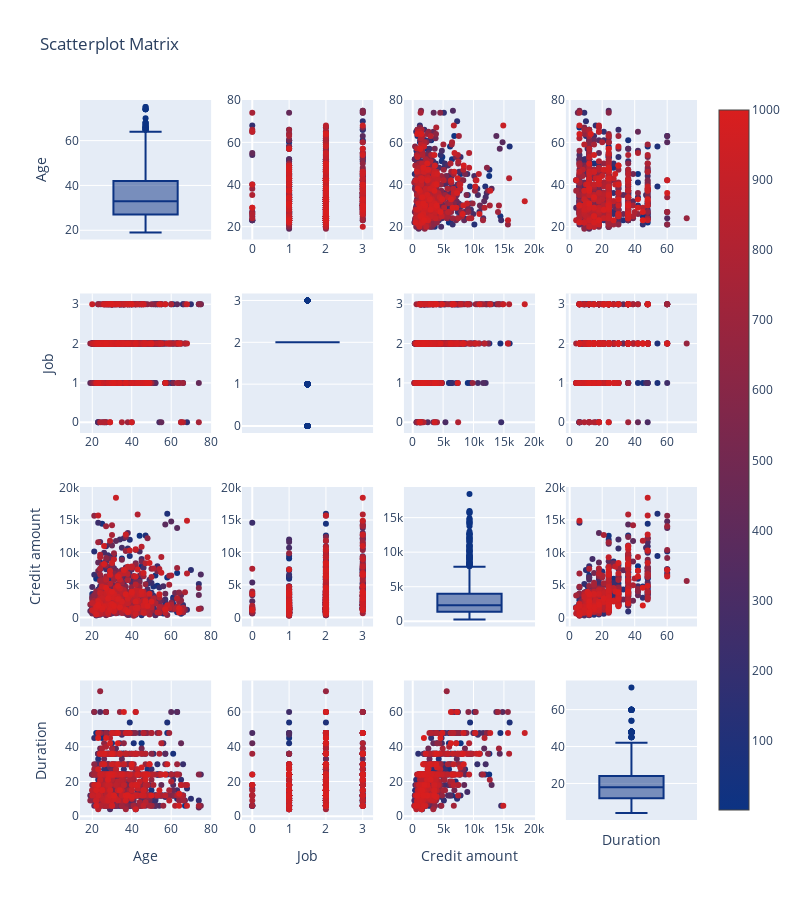

Notebook code for this chart:
### Code cell
# import figure factory
import plotly.figure_factory as ff

data_matrix = credit_df.loc[:,["Age","Job", "Credit amount", 'Duration']]
data_matrix["index"] = np.arange(1,len(data_matrix)+1)
# scatter matrix
fig = ff.create_scatterplotmatrix(data_matrix, diag='box', index='index',colormap='Portland',
                                  colormap_type='cat',
                                  height=900, width=800)
py.iplot(fig)

### Figure 1 — Plotly figure (JSON) as saved in the notebook; plotly's stock layout.template omitted (floating-point values rounded to 4 significant figures; data arrays with more than 128 entries replaced by an {"elided": "..."} marker saying what was removed)
{"data": [{"marker": {"color": "rgb(12, 51, 131)"}, "showlegend": false, "type": "box", "xaxis": "x", "y": {"elided": "1000 int values"}, "yaxis": "y"}, {"marker": {"color": {"elided": "1000 int values"}, "colorscale": [[0, "rgb(12, 51, 131)"], [1, "rgb(217, 30, 30)"]], "showscale": true, "size": 6}, "mode": "markers", "showlegend": false, "type": "scatter", "x": {"elided": "1000 int values"}, "xaxis": "x2", "y": {"elided": "1000 int values"}, "yaxis": "y2"}, {"marker": {"color": {"elided": "1000 int values"}, "colorscale": [[0, "rgb(12, 51, 131)"], [1, "rgb(217, 30, 30)"]], "showscale": false, "size": 6}, "mode": "markers", "showlegend": false, "type": "scatter", "x": {"elided": "1000 int values"}, "xaxis": "x3", "y": {"elided": "1000 int values"}, "yaxis": "y3"}, {"marker": {"color": {"elided": "1000 int values"}, "colorscale": [[0, "rgb(12, 51, 131)"], [1, "rgb(217, 30, 30)"]], "showscale": false, "size": 6}, "mode": "markers", "showlegend": false, "type": "scatter", "x": {"elided": "1000 int values"}, "xaxis": "x4", "y": {"elided": "1000 int values"}, "yaxis": "y4"}, {"marker": {"color": {"elided": "1000 int values"}, "colorscale": [[0, "rgb(12, 51, 131)"], [1, "rgb(217, 30, 30)"]], "showscale": false, "size": 6}, "mode": "markers", "showlegend": false, "type": "scatter", "x": {"elided": "1000 int values"}, "xaxis": "x5", "y": {"elided": "1000 int values"}, "yaxis": "y5"}, {"marker": {"color": "rgb(12, 51, 131)"}, "showlegend": false, "type": "box", "xaxis": "x6", "y": {"elided": "1000 int values"}, "yaxis": "y6"}, {"marker": {"color": {"elided": "1000 int values"}, "colorscale": [[0, "rgb(12, 51, 131)"], [1, "rgb(217, 30, 30)"]], "showscale": false, "size": 6}, "mode": "markers", "showlegend": false, "type": "scatter", "x": {"elided": "1000 int values"}, "xaxis": "x7", "y": {"elided": "1000 int values"}, "yaxis": "y7"}, {"marker": {"color": {"elided": "1000 int values"}, "colorscale": [[0, "rgb(12, 51, 131)"], [1, "rgb(217, 30, 30)"]], "showscale": false, "size": 6}, "mode": "markers", "showlegend": false, "type": "scatter", "x": {"elided": "1000 int values"}, "xaxis": "x8", "y": {"elided": "1000 int values"}, "yaxis": "y8"}, {"marker": {"color": {"elided": "1000 int values"}, "colorscale": [[0, "rgb(12, 51, 131)"], [1, "rgb(217, 30, 30)"]], "showscale": false, "size": 6}, "mode": "markers", "showlegend": false, "type": "scatter", "x": {"elided": "1000 int values"}, "xaxis": "x9", "y": {"elided": "1000 int values"}, "yaxis": "y9"}, {"marker": {"color": {"elided": "1000 int values"}, "colorscale": [[0, "rgb(12, 51, 131)"], [1, "rgb(217, 30, 30)"]], "showscale": false, "size": 6}, "mode": "markers", "showlegend": false, "type": "scatter", "x": {"elided": "1000 int values"}, "xaxis": "x10", "y": {"elided": "1000 int values"}, "yaxis": "y10"}, {"marker": {"color": "rgb(12, 51, 131)"}, "showlegend": false, "type": "box", "xaxis": "x11", "y": {"elided": "1000 int values"}, "yaxis": "y11"}, {"marker": {"color": {"elided": "1000 int values"}, "colorscale": [[0, "rgb(12, 51, 131)"], [1, "rgb(217, 30, 30)"]], "showscale": false, "size": 6}, "mode": "markers", "showlegend": false, "type": "scatter", "x": {"elided": "1000 int values"}, "xaxis": "x12", "y": {"elided": "1000 int values"}, "yaxis": "y12"}, {"marker": {"color": {"elided": "1000 int values"}, "colorscale": [[0, "rgb(12, 51, 131)"], [1, "rgb(217, 30, 30)"]], "showscale": false, "size": 6}, "mode": "markers", "showlegend": false, "type": "scatter", "x": {"elided": "1000 int values"}, "xaxis": "x13", "y": {"elided": "1000 int values"}, "yaxis": "y13"}, {"marker": {"color": {"elided": "1000 int values"}, "colorscale": [[0, "rgb(12, 51, 131)"], [1, "rgb(217, 30, 30)"]], "showscale": false, "size": 6}, "mode": "markers", "showlegend": false, "type": "scatter", "x": {"elided": "1000 int values"}, "xaxis": "x14", "y": {"elided": "1000 int values"}, "yaxis": "y14"}, {"marker": {"color": {"elided": "1000 int values"}, "colorscale": [[0, "rgb(12, 51, 131)"], [1, "rgb(217, 30, 30)"]], "showscale": false, "size": 6}, "mode": "markers", "showlegend": false, "type": "scatter", "x": {"elided": "1000 int values"}, "xaxis": "x15", "y": {"elided": "1000 int values"}, "yaxis": "y15"}, {"marker": {"color": "rgb(12, 51, 131)"}, "showlegend": false, "type": "box", "xaxis": "x16", "y": {"elided": "1000 int values"}, "yaxis": "y16"}], "layout": {"height": 900, "showlegend": true, "title": {"text": "Scatterplot Matrix"}, "width": 800, "xaxis": {"anchor": "y", "domain": [0, 0.2125], "showticklabels": false}, "xaxis10": {"anchor": "y10", "domain": [0.2625, 0.475]}, "xaxis11": {"anchor": "y11", "domain": [0.525, 0.7375], "showticklabels": false}, "xaxis12": {"anchor": "y12", "domain": [0.7875, 1]}, "xaxis13": {"anchor": "y13", "domain": [0, 0.2125], "title": {"text": "Age"}}, "xaxis14": {"anchor": "y14", "domain": [0.2625, 0.475], "title": {"text": "Job"}}, "xaxis15": {"anchor": "y15", "domain": [0.525, 0.7375], "title": {"text": "Credit amount"}}, "xaxis16": {"anchor": "y16", "domain": [0.7875, 1], "showticklabels": false, "title": {"text": "Duration"}}, "xaxis2": {"anchor": "y2", "domain": [0.2625, 0.475]}, "xaxis3": {"anchor": "y3", "domain": [0.525, 0.7375]}, "xaxis4": {"anchor": "y4", "domain": [0.7875, 1]}, "xaxis5": {"anchor": "y5", "domain": [0, 0.2125]}, "xaxis6": {"anchor": "y6", "domain": [0.2625, 0.475], "showticklabels": false}, "xaxis7": {"anchor": "y7", "domain": [0.525, 0.7375]}, "xaxis8": {"anchor": "y8", "domain": [0.7875, 1]}, "xaxis9": {"anchor": "y9", "domain": [0, 0.2125]}, "yaxis": {"anchor": "x", "domain": [0.8063, 1], "title": {"text": "Age"}}, "yaxis10": {"anchor": "x10", "domain": [0.2687, 0.4625]}, "yaxis11": {"anchor": "x11", "domain": [0.2687, 0.4625]}, "yaxis12": {"anchor": "x12", "domain": [0.2687, 0.4625]}, "yaxis13": {"anchor": "x13", "domain": [0, 0.1938], "title": {"text": "Duration"}}, "yaxis14": {"anchor": "x14", "domain": [0, 0.1938]}, "yaxis15": {"anchor": "x15", "domain": [0, 0.1938]}, "yaxis16": {"anchor": "x16", "domain": [0, 0.1938]}, "yaxis2": {"anchor": "x2", "domain": [0.8063, 1]}, "yaxis3": {"anchor": "x3", "domain": [0.8063, 1]}, "yaxis4": {"anchor": "x4", "domain": [0.8063, 1]}, "yaxis5": {"anchor": "x5", "domain": [0.5375, 0.7312], "title": {"text": "Job"}}, "yaxis6": {"anchor": "x6", "domain": [0.5375, 0.7312]}, "yaxis7": {"anchor": "x7", "domain": [0.5375, 0.7312]}, "yaxis8": {"anchor": "x8", "domain": [0.5375, 0.7312]}, "yaxis9": {"anchor": "x9", "domain": [0.2687, 0.4625], "title": {"text": "Credit amount"}}}}
